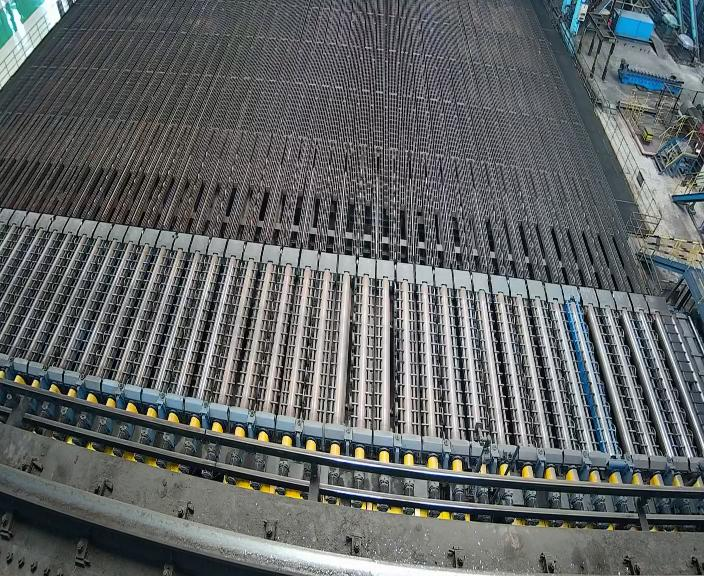
#> input picture config/camera/calibrate/calibrate_1/L1-4.jpg, 704 x 576 px, found by its file name
$ python undistortTest.py
#> lines starting #> are read from the running program, lines starting #| are printed output that depends on the picture
import cv2
import numpy as np

# 读取图像
image = cv2.imread(fr"G:\LG\NG_COOL_BED\config\camera\calibrate\calibrate_1\L1-4.jpg")
#> image is the input picture: shape (576, 704, 3); mean B, G, R 101.4, 100.6, 96.8
h, w = image.shape[:2]
#> h = 576; w = 704

# ----------------------------
# 需要替换为你的相机标定参数！
# ----------------------------
# 相机内参矩阵（假设值）
camera_matrix = np.array([
    [1000, 0, w/2],   # fx, 0, cx
    [0, 1000, h/2],    # 0, fy, cy
    [0, 0, 1]
], dtype=np.float32)

# 畸变系数 [k1, k2, p1, p2, k3]
dist_coeffs = np.array([-0.6, 0.05, 0.01, 0.01, 0], dtype=np.float32)

# 畸变矫正
undistorted = cv2.undistort(image, camera_matrix, dist_coeffs)
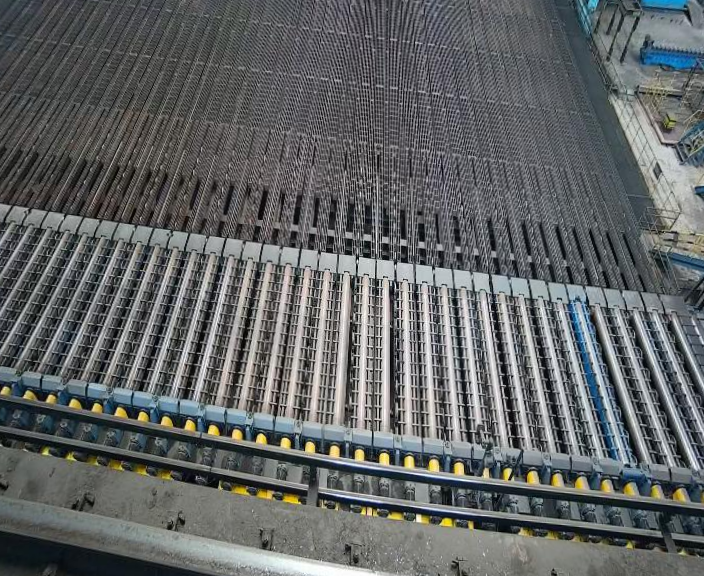
#> undistorted: shape (576, 704, 3); mean B, G, R 101.4, 100.8, 97.9

# 显示结果
cv2.imwrite("undistorted.jpg", undistorted)
cv2.waitKey(0)

$ run again, with config/camera/calibrate/calibrate_1/L1-1.jpg copied over config/camera/calibrate/calibrate_1/L1-4.jpg
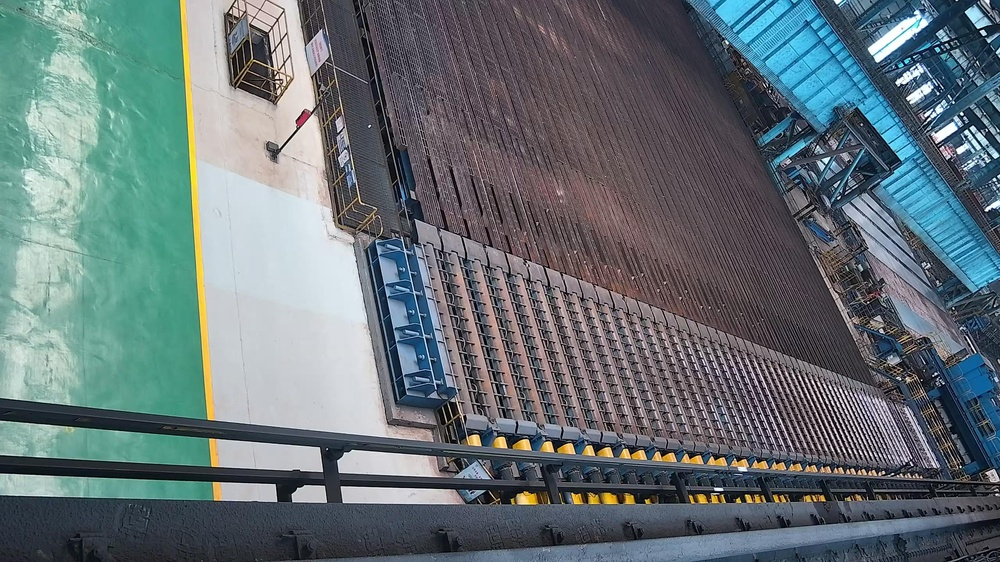
#> input picture config/camera/calibrate/calibrate_1/L1-1.jpg, 1000 x 562 px, shrunk from 2560 x 1440 before the run, found by its file name
#> image is the input picture: shape (562, 1000, 3); mean B, G, R 118.1, 114, 101
#> `undistorted = cv2.undistort(image, camera_matrix, dist_coeffs)`:
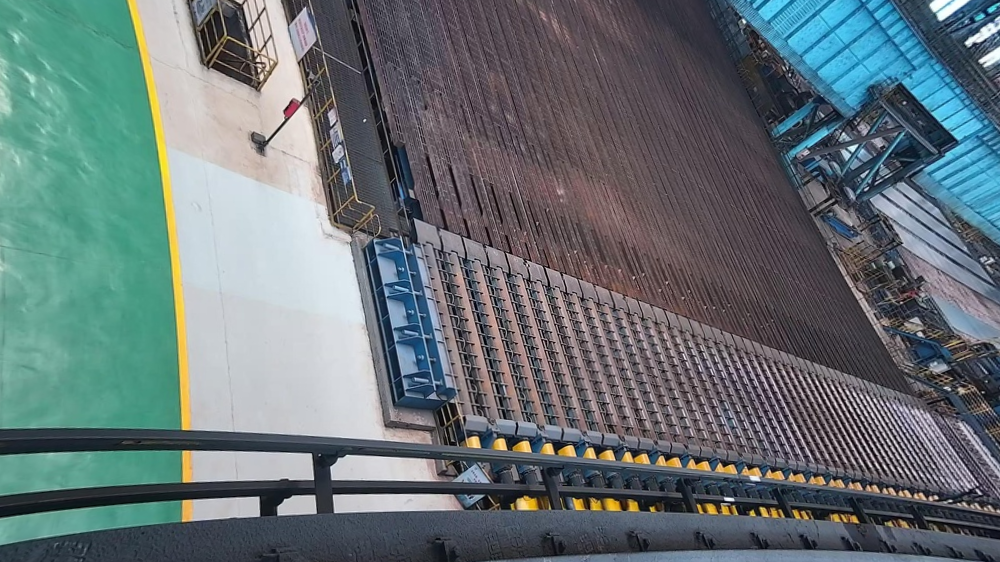
#> undistorted: shape (562, 1000, 3); mean B, G, R 117.6, 114.7, 102

$ run again, with config/camera/calibrate/calibrate_1/L1-2.jpg copied over config/camera/calibrate/calibrate_1/L1-4.jpg
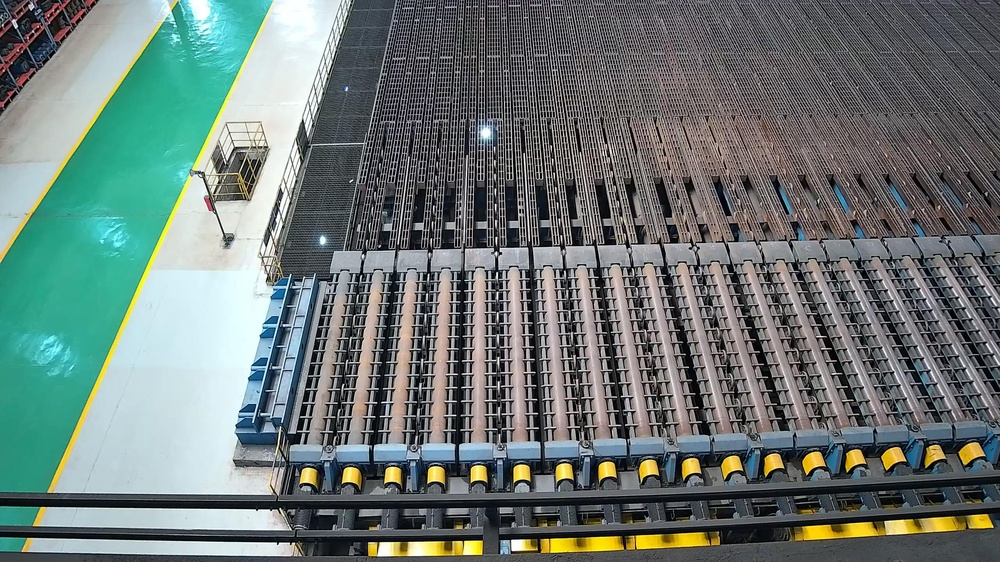
#> input picture config/camera/calibrate/calibrate_1/L1-2.jpg, 1000 x 562 px, shrunk from 2560 x 1440 before the run, found by its file name
#> image is the input picture: shape (562, 1000, 3); mean B, G, R 117.3, 120.7, 107.9
#> `undistorted = cv2.undistort(image, camera_matrix, dist_coeffs)`:
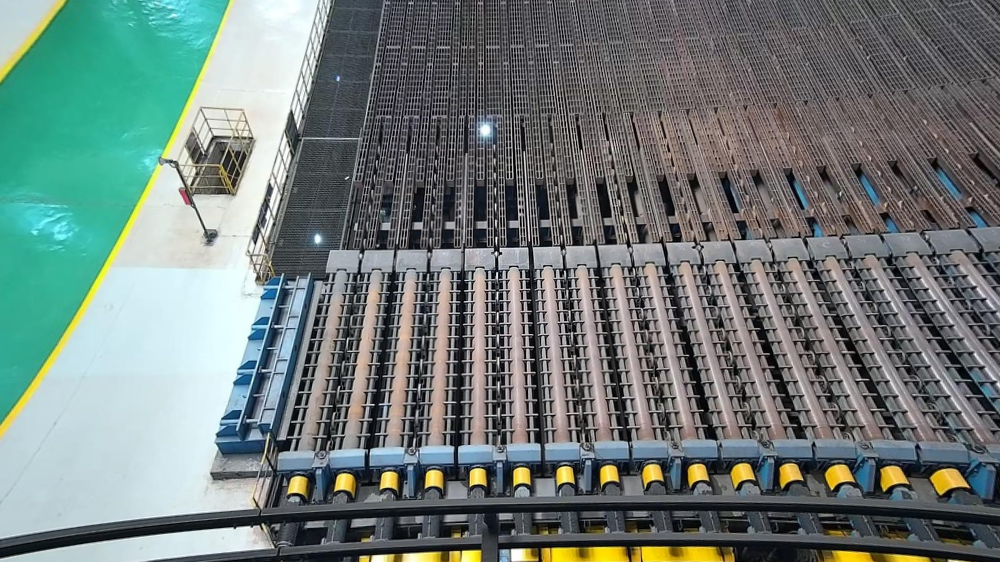
#> undistorted: shape (562, 1000, 3); mean B, G, R 121.4, 124.6, 111.5

$ run again, with config/camera/calibrate/calibrate_1/L1-3.jpg copied over config/camera/calibrate/calibrate_1/L1-4.jpg
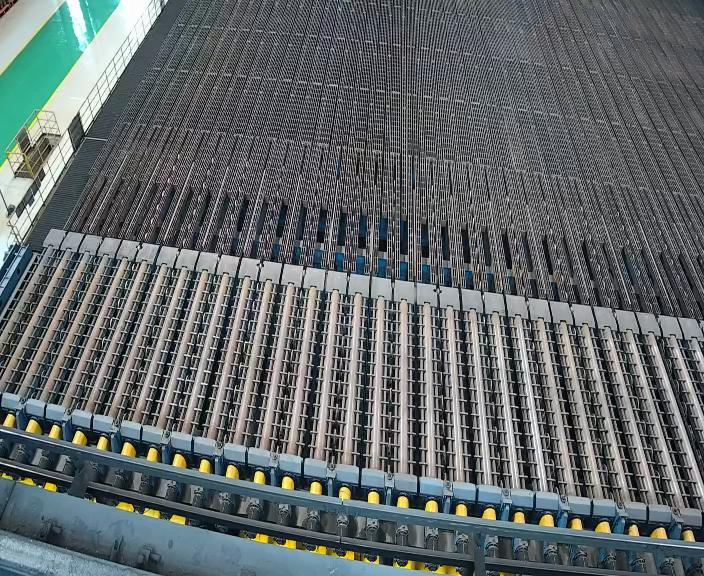
#> input picture config/camera/calibrate/calibrate_1/L1-3.jpg, 704 x 576 px, found by its file name
#> image is the input picture: shape (576, 704, 3); mean B, G, R 105.5, 104.4, 97.7
#> `undistorted = cv2.undistort(image, camera_matrix, dist_coeffs)`:
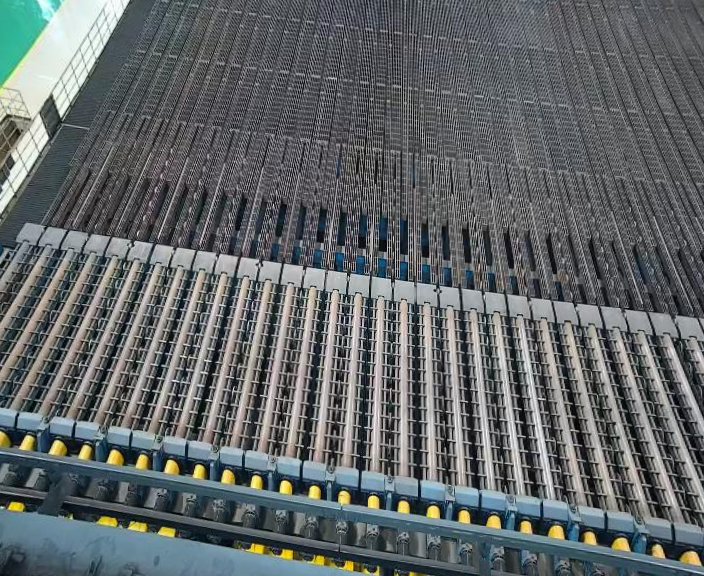
#> undistorted: shape (576, 704, 3); mean B, G, R 104.4, 103.1, 98.1
